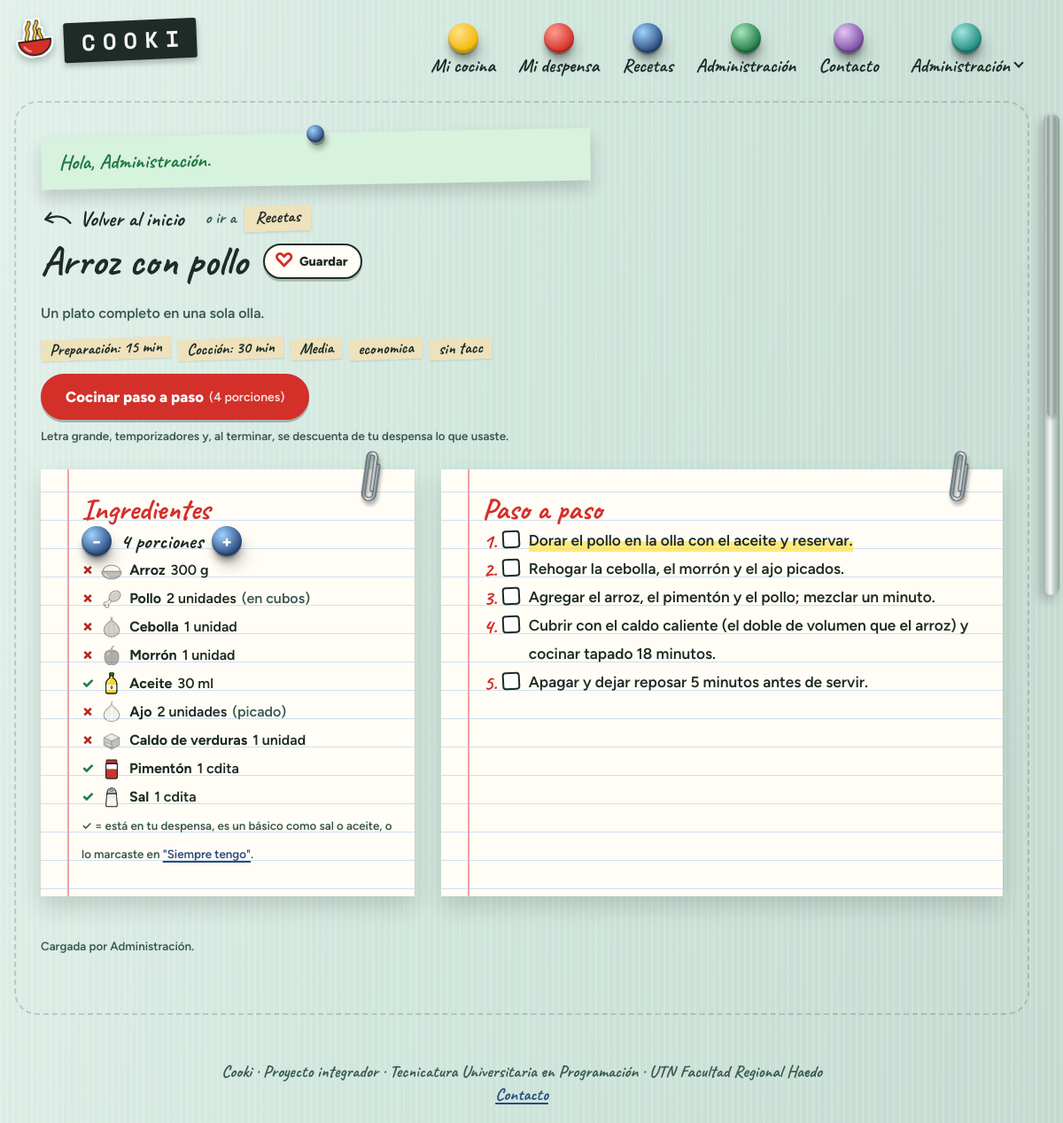
Page /app/receta.php?id=3 (signed in) on the committed database.
### tables this page shows
CREATE TABLE receta (
    id               INT UNSIGNED AUTO_INCREMENT PRIMARY KEY,
    slug             VARCHAR(120) NOT NULL UNIQUE,
    titulo           VARCHAR(150) NOT NULL,
    descripcion      TEXT         NULL,
    porciones_base   TINYINT      NOT NULL DEFAULT 4,
    minutos_prep     SMALLINT     NOT NULL,
    minutos_coccion  SMALLINT     NOT NULL DEFAULT 0,
    dificultad       TINYINT      NOT NULL,
    imagen           VARCHAR(255) NULL,
    fuente           VARCHAR(255) NULL,           
    autor_id         INT UNSIGNED NULL,           
    creado_en        DATETIME     NOT NULL DEFAULT CURRENT_TIMESTAMP,
    CONSTRAINT ck_receta_dificultad CHECK (dificultad BETWEEN 1 AND 3),
    CONSTRAINT fk_receta_autor FOREIGN KEY (autor_id) REFERENCES usuario(id) ON DELETE SET NULL
);

CREATE TABLE etiqueta (
    id      SMALLINT UNSIGNED AUTO_INCREMENT PRIMARY KEY,
    nombre  VARCHAR(40) NOT NULL UNIQUE                
);

CREATE TABLE paso (
    id             INT UNSIGNED AUTO_INCREMENT PRIMARY KEY,
    receta_id      INT UNSIGNED NOT NULL,
    numero         TINYINT      NOT NULL,
    instruccion    TEXT         NOT NULL,           
    segundos_timer SMALLINT UNSIGNED NULL,
    UNIQUE KEY uq_paso (receta_id, numero),
    CONSTRAINT fk_paso_receta FOREIGN KEY (receta_id) REFERENCES receta(id) ON DELETE CASCADE
);

CREATE TABLE usuario (
    id               INT UNSIGNED AUTO_INCREMENT PRIMARY KEY,
    email            VARCHAR(190) NOT NULL UNIQUE,
    nombre           VARCHAR(80)  NOT NULL,
    hash_contrasena  VARCHAR(255) NOT NULL,           
    rol              ENUM('general','admin') NOT NULL DEFAULT 'general',
    color            VARCHAR(10)  NOT NULL DEFAULT 'verde',   
    disposicion      VARCHAR(12)  NOT NULL DEFAULT 'normal',  
    volumen          TINYINT UNSIGNED NOT NULL DEFAULT 50,    
    creado_en        DATETIME     NOT NULL DEFAULT CURRENT_TIMESTAMP
);

### src/bootstrap.php (called while the page is built, shortened)
<?php
spl_autoload_register(function (string $clase): void {
    $prefijo = 'Cooki\\';
    $relativa = str_replace('\\', '/', substr($clase, strlen($prefijo)));
    $archivo = __DIR__ . '/' . $relativa . '.php';
});
require_once __DIR__ . '/ayudas.php';

### src/Config.php (called while the page is built, shortened)
<?php
final class Config
{
    private static array $valores = [];
    public static function get(string $clave, string $porDefecto = ''): string
    {
        $env = getenv($clave);
        if ($env !== false && $env !== '') {
            return $env;
        }
        return self::$valores[$clave] ?? $porDefecto;
    }
}

### src/Db.php (called while the page is built, shortened)
<?php
final class Db
{
    private static ?PDO $pdo = null;
    public static function conexion(): PDO
    {
        if (self::$pdo === null) {
            $dsn = sprintf(
                'mysql:host=%s;port=%s;dbname=%s;charset=utf8mb4',
                Config::get('DB_HOST', '127.0.0.1'),
                Config::get('DB_PORT', '3306'),
                Config::get('DB_NAME', 'cooki')
            );
            self::$pdo = new PDO($dsn, Config::get('DB_USER', 'root'), Config::get('DB_PASS'), [
                PDO::ATTR_ERRMODE => PDO::ERRMODE_EXCEPTION,
                PDO::ATTR_DEFAULT_FETCH_MODE => PDO::FETCH_ASSOC,
                PDO::ATTR_EMULATE_PREPARES => false,
            ]);
        }
        return self::$pdo;
    }
}

### src/Sesion.php (called while the page is built, shortened)
<?php
final class Sesion
{
    public static function usuario(): ?array
    {
        return $_SESSION['usuario'] ?? null;
    }
    public static function idUsuario(): int
    {
        return (int) (self::usuario()['id'] ?? 0);
    }
}

### src/Repositorios/RecetaRepositorio.php (called while the page is built, shortened)
<?php
final class RecetaRepositorio
{
    public function obtener(int $id, int $usuarioId = 0): ?array
    {
        $consulta = $this->db->prepare(
            'SELECT r.*, u.nombre AS autor FROM receta r LEFT JOIN usuario u ON u.id = r.autor_id WHERE r.id = :id'
        );
        $consulta->execute(['id' => $id]);
        $receta = $consulta->fetch();
        $consulta = $this->db->prepare(
            'SELECT ri.ingrediente_id, i.nombre, ri.cantidad, ri.unidad, ri.peso, ri.es_opcional, ri.nota,
                    (i.es_basico = 1 OR EXISTS (SELECT 1 FROM usuario_basico ub
                        WHERE ub.usuario_id = :usuario3 AND ub.ingrediente_id = ri.ingrediente_id)) AS es_basico,
                    EXISTS (SELECT 1 FROM restriccion_usuario ru
                        WHERE ru.usuario_id = :usuario4 AND ru.ingrediente_id = ri.ingrediente_id) AS restringido,
                    EXISTS (SELECT 1 FROM despensa_item d
                            WHERE d.usuario_id = :usuario AND d.ingrediente_id = ri.ingrediente_id AND d.nivel > 0
                              AND (d.fecha_vencimiento IS NULL OR d.fecha_vencimiento >= CURDATE())) AS en_despensa,
                    (SELECT CONCAT(i2.nombre, IF(s.nota IS NULL, \'\', CONCAT(\' · \', s.nota)))
                       FROM sustitucion s JOIN ingrediente i2 ON i2.id = s.reemplazo_id
                      WHERE s.ingrediente_id = ri.ingrediente_id
                        AND (i2.es_basico = 1 OR EXISTS (
                             SELECT 1 FROM despensa_item d2
                              WHERE d2.usuario_id = :usuario2 AND d2.ingrediente_id = s.reemplazo_id AND d2.nivel > 0
                                AND (d2.fecha_vencimiento IS NULL OR d2.fecha_vencimiento >= CURDATE())))
                      ORDER BY s.calidad DESC, i2.nombre LIMIT 1) AS sustituto
             FROM receta_ingrediente ri
             JOIN ingrediente i ON i.id = ri.ingrediente_id
             WHERE ri.receta_id = :receta
             ORDER BY ri.es_opcional, ri.peso DESC, i.nombre'
        );
        $consulta->execute([
            'usuario' => $usuarioId, 'usuario2' => $usuarioId, 'usuario3' => $usuarioId, 'usuario4' => $usuarioId,
            'receta' => $id,
        ]);
        $receta['ingredientes'] = $consulta->fetchAll();
        $consulta = $this->db->prepare(
            'SELECT COUNT(*) FROM favorito WHERE usuario_id = :usuario AND receta_id = :receta'
        );
        $consulta->execute(['usuario' => $usuarioId, 'receta' => $id]);
        $receta['favorita'] = (int) $consulta->fetchColumn() > 0;
        $consulta = $this->db->prepare(
            'SELECT id, numero, instruccion, segundos_timer FROM paso WHERE receta_id = :id ORDER BY numero'
        );
        $consulta->execute(['id' => $id]);
        $receta['pasos'] = $consulta->fetchAll();
        $consulta = $this->db->prepare(
            'SELECT e.id, e.nombre FROM receta_etiqueta re JOIN etiqueta e ON e.id = re.etiqueta_id
             WHERE re.receta_id = :id ORDER BY e.nombre'
        );
        $consulta->execute(['id' => $id]);
        $receta['etiquetas'] = $consulta->fetchAll();
        return $receta;
    }
}

### src/Repositorios/CocinaRepositorio.php (called while the page is built, shortened)
<?php
final class CocinaRepositorio
{
    public function enCurso(int $usuarioId): ?array
    {
        $consulta = $this->db->prepare(
            "SELECT s.id, s.receta_id, s.porciones, s.iniciada_en, r.titulo,
                    (SELECT COUNT(*) FROM paso p WHERE p.receta_id = s.receta_id) AS pasos,
                    (SELECT COUNT(*) FROM paso_completado pc WHERE pc.sesion_id = s.id) AS hechos
             FROM sesion_cocina s JOIN receta r ON r.id = s.receta_id
             WHERE s.usuario_id = :usuario AND s.estado = 'en_curso'
             ORDER BY s.iniciada_en DESC LIMIT 1"
        );
        $consulta->execute(['usuario' => $usuarioId]);
        return $consulta->fetch() ?: null;
    }
}

### src/Dominio/Porciones.php (called while the page is built, shortened)
<?php
final class Porciones
{
    public static function factor(int $base, int $porciones): float
    {
        return max(self::MINIMO, min(self::MAXIMO, $porciones)) / max(1, $base);
    }
    public static function texto(?float $cantidad, ?string $unidad, float $factor = 1.0): string
    {
        $unidad = trim((string) $unidad);
        $valor = $cantidad * $factor;
        if (in_array($unidad, ['g', 'ml'], true)) {
            $paso = $valor > 200 ? 10 : ($valor >= 20 ? 5 : 1);
            return (string) max($paso, (int) (round($valor / $paso) * $paso)) . ' ' . $unidad;
        }
        if ($unidad === '' || $unidad === 'u') {
            $numero = self::fraccion($valor);
            return $numero . ($numero === '1' || $numero === '½' || $numero === '¼' ? ' unidad' : ' unidades');
        }
        if (in_array($unidad, self::FRACCIONABLES, true)) {
            return self::fraccion($valor) . ' ' . $unidad;
        }
        return self::decimal(round($valor, 2)) . ' ' . $unidad;
    }
    public static function pasoConCantidades(string $texto, array $porSlug, float $factor = 1.0): string
    {
        return (string) preg_replace_callback('/\{ing:([a-z0-9-]+)\}/', function (array $m) use ($porSlug, $factor) {
            $ing = $porSlug[$m[1]] ?? null;
            if ($ing === null) {
                return str_replace('-', ' ', $m[1]);
            }
            $cantidad = self::texto($ing['cantidad'], $ing['unidad'], $factor);
            $cantidad = (string) preg_replace('/ unidad(es)?$/', '', $cantidad);
            return mb_strtolower($ing['nombre']) . ($cantidad !== '' ? ' (' . $cantidad . ')' : '');
        }, $texto);
    }
    private static function fraccion(float $valor): string
    {
        $cuartos = max(1, (int) round($valor * 4));
        $entero = intdiv($cuartos, 4);
        $resto = ['', '¼', '½', '¾'][$cuartos % 4];
        return $resto === '' ? (string) $entero : $entero . ' ' . $resto;
    }
}

### public/app/receta.php (the view, shortened to what this page needs)
<?php
require dirname(__DIR__, 2) . '/src/bootstrap.php';
$receta = (new RecetaRepositorio(Db::conexion()))->obtener((int) ($_GET['id'] ?? 0), Sesion::idUsuario());
$base = (int) $receta['porciones_base'];
$porciones = max(Porciones::MINIMO, min(Porciones::MAXIMO, (int) ($_GET['porciones'] ?? $base)));
$factor = Porciones::factor($base, $porciones);
$cantidad = fn (array $ing): string => Porciones::texto(
    $ing['cantidad'] === null ? null : (float) $ing['cantidad'],
    $ing['unidad'],
    $factor
);
$porSlug = [];
foreach ($receta['ingredientes'] as $ing) {
    $porSlug[Porciones::slug($ing['nombre'])] = [
        'nombre' => $ing['nombre'],
        'cantidad' => $ing['cantidad'] === null ? null : (float) $ing['cantidad'],
        'unidad' => $ing['unidad'],
    ];
}
$cocinando = (new CocinaRepositorio(Db::conexion()))->enCurso(Sesion::idUsuario());
$sigue = $cocinando !== null && (int) $cocinando['receta_id'] === (int) $receta['id'] ? $cocinando : null;
$enlacePorciones = fn (int $n): string => url('app/receta.php?id=' . $receta['id'] . '&porciones=' . $n) . '#ingredientes';
?>
<?= enlaceVolver('app/recetas.php', 'Volver a Recetas', [['app/recetas.php', 'Recetas']]) ?>
<article>
  <div class="receta-titulo">
    <h1><?= e($receta['titulo']) ?></h1>
    <form class="favorita" method="post" action="<?= e(url('app/mis-preferencias.php')) ?>">
      <button class="favorita__boton" type="submit" aria-pressed="<?= $receta['favorita'] ? 'true' : 'false' ?>"
              title="<?= $receta['favorita'] ? 'Sacar de mis favoritas' : 'Guardar en mis favoritas' ?>">
        <span class="favorita__corazon" aria-hidden="true"><?= $receta['favorita'] ? '♥' : '♡' ?></span>
        <span class="favorita__texto"><?= $receta['favorita'] ? 'En mis favoritas' : 'Guardar' ?></span>
      </button>
    </form>
  </div>
  <p class="texto-suave"><?= e($receta['descripcion']) ?></p>
  <p class="acciones">
    <span class="etiqueta">Preparación: <?= e($receta['minutos_prep']) ?> min</span>
    <span class="etiqueta">Cocción: <?= e($receta['minutos_coccion']) ?> min</span>
    <span class="etiqueta"><?= e(RecetaRepositorio::DIFICULTADES[(int) $receta['dificultad']]) ?></span>
    <?php foreach ($receta['etiquetas'] as $etiqueta) : ?>
      <span class="etiqueta"><?= e(str_replace('_', ' ', $etiqueta['nombre'])) ?></span>
    <?php endforeach; ?>
  </p>
  <div class="empezar-cocina">
    <?php if ($sigue !== null) : ?>
      <a class="boton boton--cocinar" href="<?= e(url('app/cocinar.php?sesion=' . $sigue['id'])) ?>">
        Seguir cocinando <small>(<?= e($sigue['hechos']) ?> de <?= e($sigue['pasos']) ?> pasos)</small>
      </a>
    <?php else : ?>
      <form method="post" action="<?= e(url('app/cocinar.php')) ?>">
        <button class="boton boton--cocinar" type="submit">Cocinar paso a paso <small>(<?= $porciones ?> porci<?= $porciones === 1 ? 'ón' : 'ones' ?>)</small></button>
      </form>
    <?php endif; ?>
    <p class="texto-suave"><small>Letra grande, temporizadores y, al terminar, se descuenta de tu despensa lo que usaste.</small></p>
  </div>
  <div class="detalle-receta">
    <section class="tarjeta" id="ingredientes">
      <h2>Ingredientes</h2>
      <p class="porciones" aria-label="Porciones">
        <a class="porciones__boton<?= $porciones <= Porciones::MINIMO ? ' porciones__boton--tope' : '' ?>"
           href="<?= e($enlacePorciones(max(Porciones::MINIMO, $porciones - 1))) ?>" aria-label="Una porción menos">−</a>
        <span class="porciones__numero"><strong><?= $porciones ?></strong> porci<?= $porciones === 1 ? 'ón' : 'ones' ?></span>
        <a class="porciones__boton<?= $porciones >= Porciones::MAXIMO ? ' porciones__boton--tope' : '' ?>"
           href="<?= e($enlacePorciones(min(Porciones::MAXIMO, $porciones + 1))) ?>" aria-label="Una porción más">+</a>
      </p>
      <ul class="lista-ingredientes">
        <?php foreach ($receta['ingredientes'] as $ing) : ?>
          <?php $tiene = $ing['en_despensa'] || $ing['es_basico']; ?>
          <li class="<?= $tiene ? 'tengo' : 'falta' ?><?= $ing['restringido'] ? ' no-como' : '' ?>">
            <span aria-hidden="true"><?= $tiene ? '✓' : '✗' ?></span>
            <img class="icono-chico" src="<?= e(iconoIngrediente($ing['nombre'])) ?>" alt="" width="28" height="28">
            <strong><?= e($ing['nombre']) ?></strong>
            <?= e($cantidad($ing)) ?>
            <?php if ($ing['nota']) : ?><span class="texto-suave">(<?= e($ing['nota']) ?>)</span><?php endif; ?>
          </li>
        <?php endforeach; ?>
      </ul>
      <p class="texto-suave"><small>✓ = está en tu despensa, es un básico como sal o aceite, o lo marcaste en <a href="<?= e(url('app/mis-preferencias.php')) ?>">"Siempre tengo"</a>.</small></p>
    </section>
    <section class="tarjeta">
      <h2>Paso a paso</h2>
      <ol class="lista-pasos" data-receta="<?= e($receta['id']) ?>">
        <?php foreach ($receta['pasos'] as $paso) : ?>
          <li class="paso">
            <label>
              <input class="paso__check" type="checkbox">
              <span class="paso__texto"><?= e(Porciones::pasoConCantidades($paso['instruccion'], $porSlug, $factor)) ?></span>
            </label>
          </li>
        <?php endforeach; ?>
      </ol>
    </section>
  </div>
  <?php if ($receta['autor']) : ?>
    <p class="texto-suave"><small>Cargada por <?= e($receta['autor']) ?>.</small></p>
  <?php endif; ?>
</article>

### rows in the picture
receta: titulo "Arroz con pollo", descripcion "Un plato completo en una sola olla.", minutos_prep "15", minutos_coccion "30", dificultad "Media", porciones_base "4", autor.nombre "Administración"
etiqueta: nombre "economica"
etiqueta: nombre "sin tacc"
paso: instruccion "Dorar el pollo en la olla con el aceite y reservar."
paso: instruccion "Rehogar la cebolla, el morrón y el ajo picados."
paso: instruccion "Agregar el arroz, el pimentón y el pollo; mezclar un minuto."
paso: instruccion "Cubrir con el caldo caliente (el doble de volumen que el arroz) y cocinar tapado 18 minutos."
paso: instruccion "Apagar y dejar reposar 5 minutos antes de servir."

### other values in the picture
$letra "C"
$letra "O"
$letra "K"
$letra "I"
$texto "Mi cocina"
$texto "Mi despensa"
$texto "Recetas"
$texto "Administración"
$texto "Contacto"
explode(' ', $usuario['nombre'])[0] "Administración"
$aviso['mensaje'] "Hola, Administración."
$anterior !== null ? textoVolver($anterior['nombre']) : $texto "Volver al inicio"
$textoAtajo "Recetas"
$ing['nombre'] "Arroz"
$cantidad($ing) "300 g"
